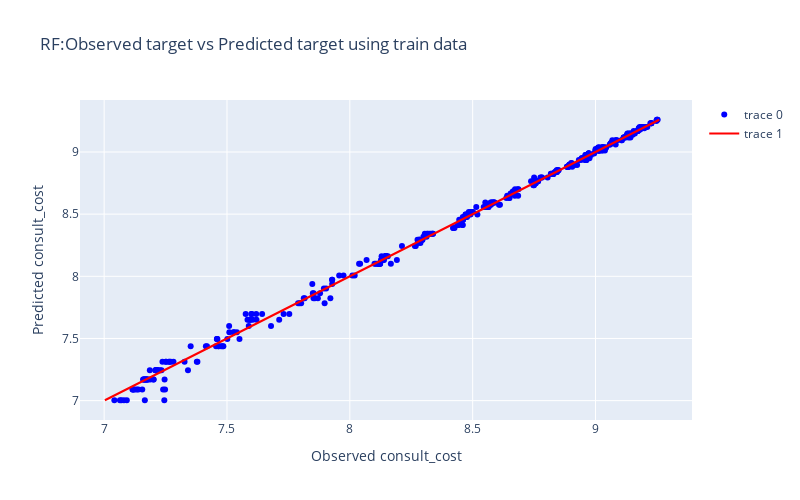

Notebook cell for this chart:
### Code cell
fig = go.Figure()

# scatter plot using test data
fig.add_trace(go.Scatter(y=y_train, x=RF.predict(x_train), mode='markers', marker=dict(color='blue')))

# diagonal line to represent predictions
fig.add_trace(go.Scatter(y=y_train, x=y_train, mode='lines', line=dict(color='red')))

fig.update_layout(title='RF:Observed target vs Predicted target using train data', xaxis_title='Observed consult_cost', 
                  yaxis_title='Predicted consult_cost', width=800, height=500)
fig.show()

### Figure 1 — Plotly figure (JSON) as saved in the notebook; plotly's stock layout.template omitted (floating-point values rounded to 4 significant figures; data arrays with more than 128 entries replaced by an {"elided": "..."} marker saying what was removed)
{"data": [{"marker": {"color": "blue"}, "mode": "markers", "type": "scatter", "x": {"elided": "416 float values"}, "y": {"elided": "416 float values"}}, {"line": {"color": "red"}, "mode": "lines", "type": "scatter", "x": {"elided": "416 float values"}, "y": {"elided": "416 float values"}}], "layout": {"height": 500, "title": {"text": "RF:Observed target vs Predicted target using train data"}, "width": 800, "xaxis": {"title": {"text": "Observed consult_cost"}}, "yaxis": {"title": {"text": "Predicted consult_cost"}}}}
